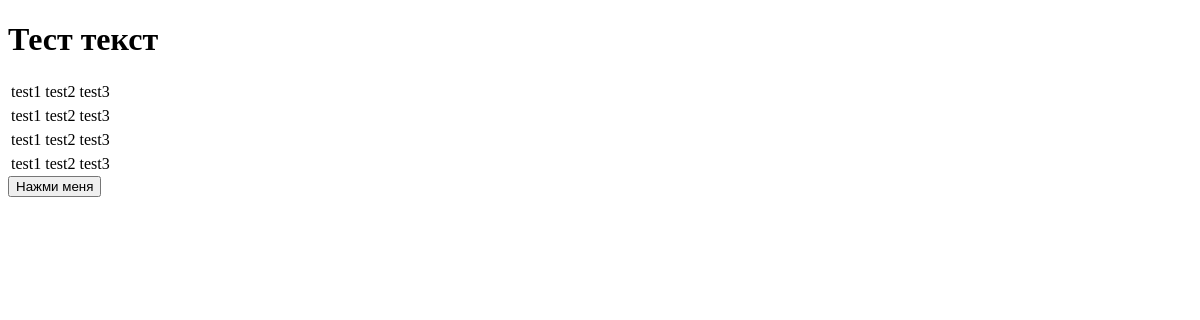
The app's page /main, older data.
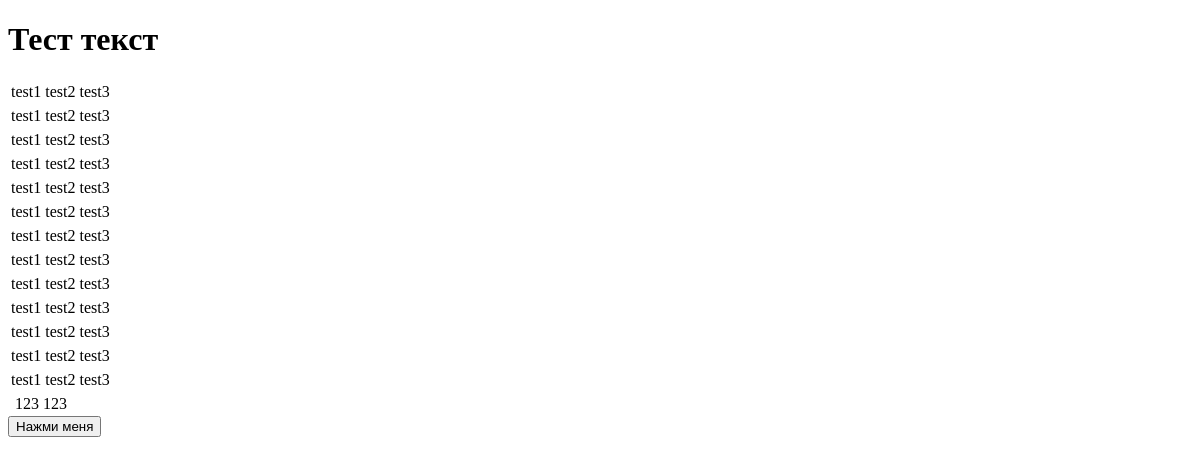
The same page, newer data.
### mainapp/models.py (models this page shows)
class siteinfo (models.Model):
    name = models.TextField(max_length=50, verbose_name="Название сайта")
    login = models.TextField(max_length=50, verbose_name="Логин для авторизации")
    password = models.TextField(max_length=50, verbose_name="Пароль для авторизации")

### mainapp/views.py (the view)
# urls.py: path('main', views.main_page),
def main_page(request):
    all_sites = siteinfo.objects.all()
    return render (request, 'main_page.html', {"all_sites": all_sites}  )

### mainapp/templates/main_page.html (shortened to what this page needs)
<!DOCTYPE html>
<html lang="en">
  <head>
  </head>
  <body>
    <h1> Тест текст </h1>
    <form method="POST" action="add_site">
      {% for site in all_sites%}
      <table>
        <tr>
          <td> {{site.name}} </td>
          <td> {{site.login}} </td>
          <td> {{site.password}} </td>
        </tr>
       </table>
      {% endfor %}
      <button> Нажми меня</button>
    </form>
  </body>
</html>

Row changes from the older to the newer data that the page shows:
added siteinfo: name "test1", login "test2", password "test3"
added siteinfo: name "test1", login "test2", password "test3"
added siteinfo: name "test1", login "test2", password "test3"
added siteinfo: name "test1", login "test2", password "test3"
added siteinfo: name "test1", login "test2", password "test3"
added siteinfo: name "test1", login "test2", password "test3"
added siteinfo: name "test1", login "test2", password "test3"
added siteinfo: name "test1", login "test2", password "test3"
added siteinfo: name "test1", login "test2", password "test3"
added siteinfo: login "123", password "123"
